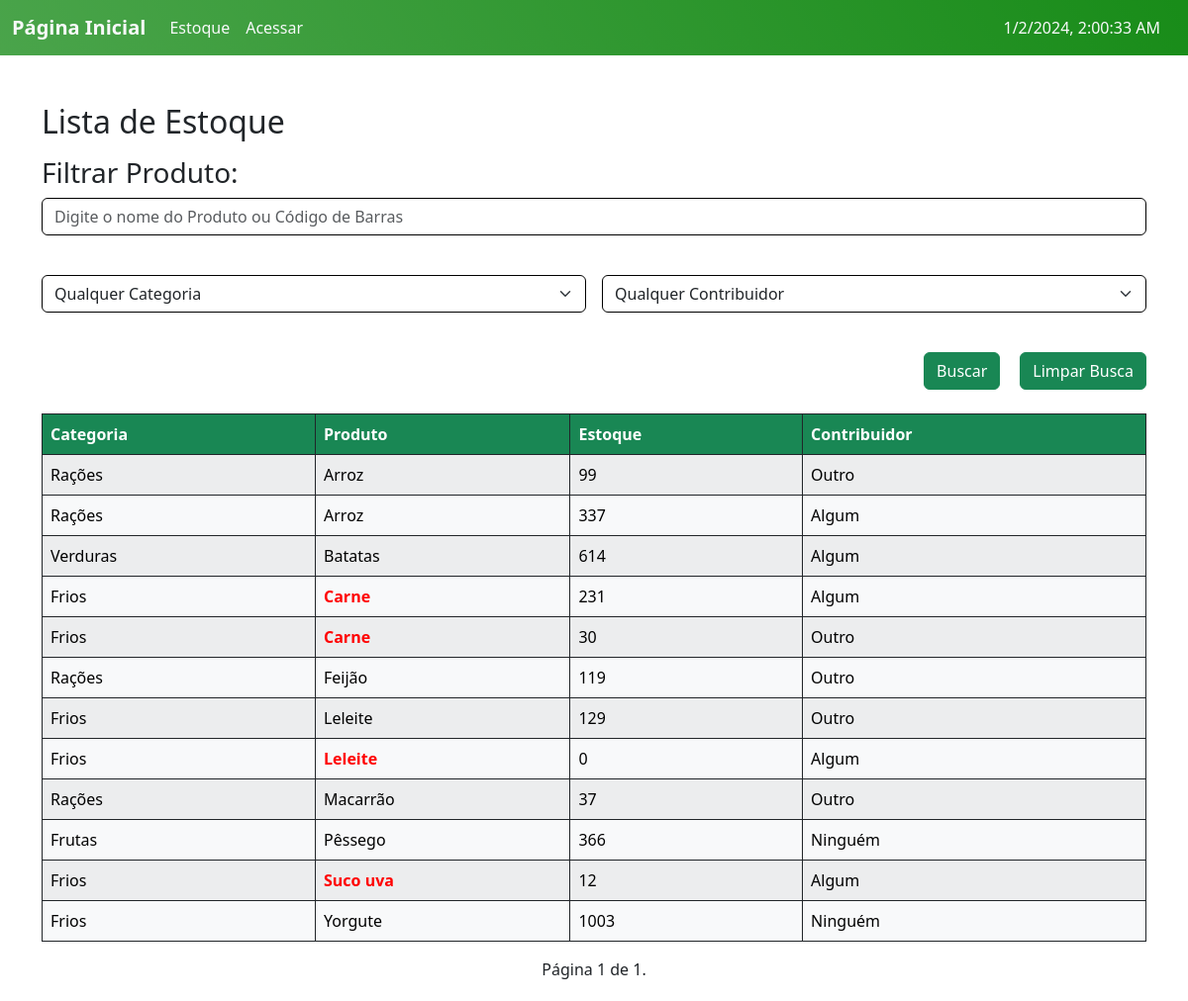
The page /Estoque/ on the database as committed earlier.
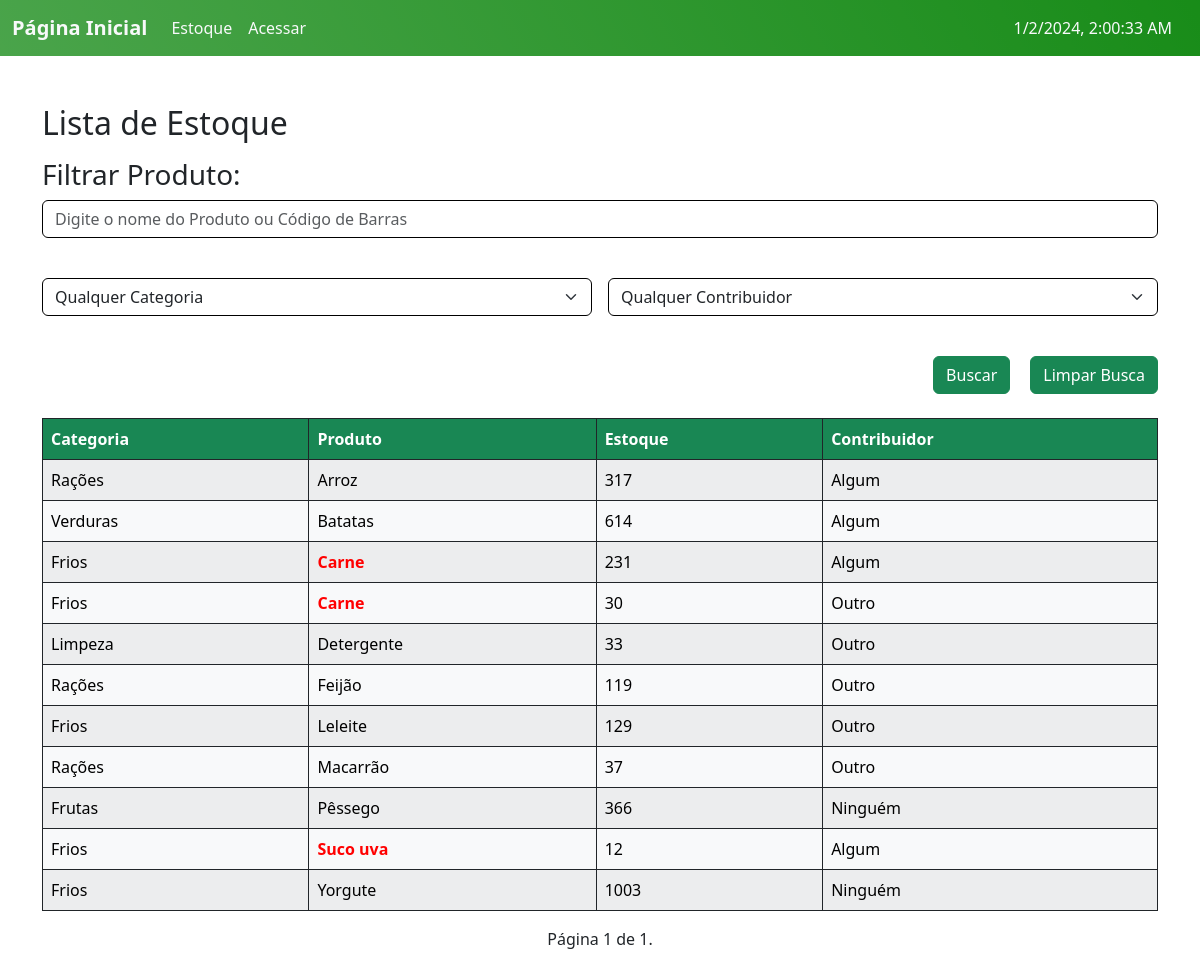
The same page on the database as committed later.
### ABSJ/models.py (models this page shows, shortened)
class Produto(models.Model):
    slug = models.SlugField(unique=True)
    user = models.ForeignKey(User, on_delete=models.CASCADE)
    categoria = models.ForeignKey(Categoria, on_delete=models.CASCADE, null=True)
    contribuidor = models.ForeignKey(Contribuidor, on_delete=models.CASCADE, null=True)
    produto = models.CharField(max_length=200)
    codigo = models.PositiveIntegerField(unique=True)
    estoque = models.PositiveIntegerField(default=0)
    validade = models.DateField()
    tempo_ultima_atualizacao = models.DateField(default=date.today)
    quantidade_dias = models.IntegerField(default=0)
    class Meta:
        ordering = ['produto']

class Categoria(models.Model):
    slug = models.SlugField(unique=True, blank=True)
    categoria = models.CharField(max_length=100, unique=True)
    class Meta:
        ordering = ['categoria']
    def __str__(self):
        return self.categoria.capitalize()

class Contribuidor(models.Model):
    slug = models.SlugField(unique=True)
    contribuidor = models.CharField(max_length=250, unique=True)
    tipocontribuidor = models.CharField(choices=CONTRIBUIDOR, max_length=10)
    tempo = models.DateField()
    tempo_ultima_atualizacao = models.DateField(default=date.today)
    quantidade_dias = models.PositiveIntegerField(default=0)
    observacoes = models.TextField(blank=True, null=True)
    class Meta:
        ordering = ['tempo']
    def __str__(self):
        return self.contribuidor.capitalize()

### ABSJ/views.py (the view, shortened to what this page needs)
# urls.py: path('Estoque/', v.estoque, name='estoque'),
def estoque(request):
    produtos = m.Produto.objects.all()
    categorias = m.Categoria.objects.all()
    contribuidores = m.Contribuidor.objects.all()
    busca = request.GET.get('busca')
    categoria_id = request.GET.get('categoria')
    contribuidor_id = request.GET.get('contribuidor')
    if categoria_id:
        produtos = produtos.filter(categoria__id=categoria_id)
    if contribuidor_id:
        produtos = produtos.filter(contribuidor__id=contribuidor_id)
    notifica = []
    notifica_prazo = []
    notifica_vencido = []
    hoje = date.today()
    for produto in produtos:
        diferenca = (produto.validade - hoje).days
        if diferenca <= 0:
            message = html.format_html('<span class="error-var">{}</span> venceu na data {}!', produto.produto, produto.validade.strftime('%d/%m/%Y'))
            notifica_vencido.append((produto, message))
            notifica.append(produto)
        elif 0 < diferenca <= 7:
            message = html.format_html('<span class="error-var">{}</span> está prestes a vencer na data {}!', produto.produto, produto.validade.strftime('%d/%m/%Y'))
            notifica_prazo.append((produto, message))
            notifica.append(produto)
    paginator = Paginator(produtos, 30)
    page = request.GET.get('page')
    try:
        produtos = paginator.page(page)
    except PageNotAnInteger:
        produtos = paginator.page(1)
    except EmptyPage:
        produtos = paginator.page(paginator.num_pages)
    params = request.GET.copy()
    if 'page' in params:
        del params['page']
    produtos.filter_params = params.urlencode()
    return render (request, 'list_Estoque.html', {'notifica':notifica, 'notifica_prazo':notifica_prazo, 'notifica_vencido':notifica_vencido, 'produtos':produtos, 'categorias':categorias, 'contribuidores':contribuidores})

### templates/list_Estoque.html (shortened to what this page needs)
{% extends 'home.html' %}
{% load static %}
{% block content %}
<div class="container mt-5">
  <h2 class="mb-2">Lista de Estoque</h2>
  <h3 class="mt-3">Filtrar Produto:</h3>
<form class="row g-3" action="{% url 'estoque' %}" method="GET">
  <div class="col-12">
    <input class="form-control mb-4" type="text" name="busca" placeholder="Digite o nome do Produto ou Código de Barras">
  </div>
  <div class="col-md-6">
      <select class="form-select mb-4" name="categoria">
          <option value="" selected>Qualquer Categoria</option>
      </select>
    </div>
    <div class="col-md-6">
      <select class="form-select mb-4" name="contribuidor">
          <option value="" selected>Qualquer Contribuidor</option>
      </select>
    </div>
    <div class="d-flex justify-content-end mb-4">
      <input class="btn btn-success" type="submit" value="Buscar">
      <a class="btn btn-success"style="margin-left: 20px;" href="{% url 'estoque' %}">Limpar Busca</a>
    </div>
</form>
  <div class="table-responsive">
    <table class="table table-striped table-bordered table-hover border-dark">
      <thead id="customTableHead" class="thead-dark table-custom">
        <tr>
          <th scope="col">Categoria</th>
          <th scope="col">Produto</th>
          <th scope="col">Estoque</th>
          <th scope="col">Contribuidor</th>
        </tr>
      </thead>
      <tbody>
        {% if produtos %}
        {% for p in produtos %}
          <tr class="table-light border-dark custom-links specific-link">
            <td><a href="{% url 'Categoria_read' slug=p.categoria.slug %}" class="specific-link">{{ p.categoria }}</a></td>
            <td><a href="{% url 'Produto_read' slug=p.slug %}" class="specific-link {% if p in notifica %} prazo {% endif %}">{{ p.produto }}</a></td>
            <td>{{ p.estoque }}</td>
            <td><a href="{% url 'Contribuidor_read' slug=p.contribuidor.slug %}" class="specific-link">{{ p.contribuidor }}</a></td>
          </tr>
          {% endfor %}
          {% else %}
          <tr>
            <td class="text-center p-5" colspan="5">Sem resultados encontrados :C</td>
          </tr>
          {% endif %}
      </tbody>
    </table>
    <div class="pagination">
      <span class="step-links">
          <span class="current">
              Página {{ produtos.number }} de {{ produtos.paginator.num_pages }}.
          </span>
      </span>
    </div>
  </div>
  </div>
{% endblock %}

### templates/home.html (shortened to what this page needs)
{% load static %}
<!DOCTYPE html>
<html lang="pt-br">
<head>
    <link rel="stylesheet" type="text/css" href="{% static 'css/styles.css' %}">
    <link href="https://cdn.jsdelivr.net/npm/bootstrap@5.3.2/dist/css/bootstrap.min.css" rel="stylesheet">
</head>
<body>
    <nav class="navbar navbar-expand-lg bg-body-tertiary header">
        <div class="container-fluid">
          <a class="navbar-brand text-light" href="{% url 'home' %}">Página Inicial</a>
          <div class="collapse navbar-collapse" id="navbarSupportedContent">
            <ul class="navbar-nav me-auto mb-2 mb-lg-0">
              <li class="nav-item">
                <a class="nav-link active text-light" aria-current="page" href="{% url 'estoque' %}">Estoque</a>
              </li>
              {% if user.is_authenticated %}
              <li class="nav-item dropdown">
                <a class="nav-link dropdown-toggle  text-light" href="#" role="button" data-bs-toggle="dropdown" aria-expanded="false">
                  Produtos
                </a>
                <ul class="dropdown-menu">
                  <li><a class="dropdown-item" href="{% url 'ProdutoForm' %}">Cadastrar</a></li>
                  <li><hr class="dropdown-divider"></li>
                  <li><a class="dropdown-item" href="{% url 'produtos' %}">Lista de Produtos</a></li>
                  <li><a class="dropdown-item" href="{% url 'Movimento_list' %}">Lista de Movimentações</a></li>
                </ul>
              </li>
              <li class="nav-item">
                <a class="nav-link text-light" href="{% url 'contribuidores' %}">Contribuidores</a>
              </li>
              <li class="nav-item text-light">
                <a class="nav-link text-light" href="{% url 'CategoriaForm' %}">Categoria</a>
              </li>
              <li class="nav-item">
                <form action="{% url 'logout' %}" method="POST">
                  {% csrf_token %}
                  <button type="submit" class="nav-link text-light">Sair</button>
                </form>
              </li>
              {% else %}
                <li class="nav-item">
                    <a class="nav-link text-light" href="{% url 'login' %}">Acessar</a>
                </li>
              {% endif %}
            </ul>
          </div>
          <div class="d-flex">
            <span class="navbar-text text-light me-3" id="data-atual">
          </span>
          </div>
        </div>
      </nav>
      {% block content %}{% endblock %}
</body>
</html>

### static/css/styles.css (style rules this page uses)
.prazo { color: #f00 !important; font-weight: bold; }
.pagination { margin-bottom: 20px; }
.step-links { position: relative; margin: 0 auto; }
.step-links .current { margin: 0 5px; }
input.form-control, select.form-select { border-color: #000000; }
nav a { font-weight: bold; }
.header { position: relative; text-align: center; background: linear-gradient(60deg, rgba(0, 128, 0, 0.7) 0%, rgba(0, 128, 0, 0.9) 100%); color: white; }
.custom-links .specific-link { text-decoration: none; }
.custom-links .specific-link { color: initial }
#customTableHead th { background-color: #198754; color: #fff; }

Rows that differ between the two databases and show on the page:
removed Produto: categoria "Rações", produto "Arroz", estoque "99", contribuidor "Outro"
removed Produto: categoria "Frios", produto "Leleite", estoque "0", contribuidor "Algum"
changed Produto "Arroz": estoque "337" → "317"
added Produto: categoria "Limpeza", produto "Detergente", estoque "33", contribuidor "Outro"
